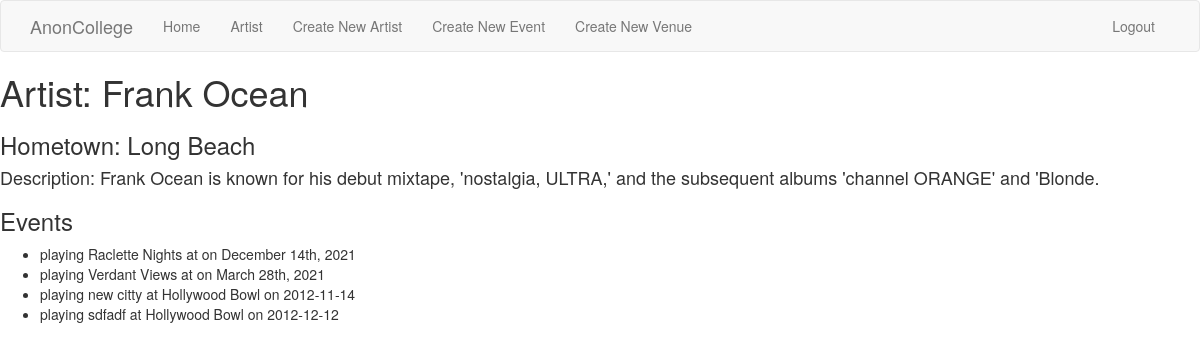
The page /artist/Frank Ocean (signed in) on the database its author committed.
### app/models.py (models this page shows, shortened)
class Artist(db.Model):
    id = db.Column(db.Integer, primary_key=True, autoincrement=True)
    name = db.Column(db.String)
    hometown = db.Column(db.String)
    description = db.Column(db.String)
    artistToEvents = db.relationship("ArtistToEvent", backref="artist", lazy="dynamic")

class ArtistToEvent(db.Model):
    id = db.Column(db.Integer, primary_key=True, autoincrement=True)
    artist_id = db.Column(db.Integer, db.ForeignKey('artist.id'))
    event_id = db.Column(db.Integer, db.ForeignKey('event.id'))

class Event(db.Model):
    id = db.Column(db.Integer, primary_key=True, autoincrement=True)
    name = db.Column(db.String)
    date = db.Column(db.String)
    location = db.Column(db.String)
    tickets = db.Column(db.Integer)
    venue_id = db.Column(db.Integer, db.ForeignKey('venue.id'))
    artistToEvents = db.relationship("ArtistToEvent", backref="event", lazy="dynamic")

class Venue(db.Model):
    id = db.Column(db.Integer, primary_key=True, autoincrement=True)
    name = db.Column(db.String)
    date = db.Column(db.String)
    location = db.Column(db.String)
    tickets = db.Column(db.Integer)
    events = db.relationship("Event", backref="venue", lazy="dynamic")

### app/routes.py (the view)
@app.route('/artist/<name>')
def artist(name):
    my_artist = Artist.query.filter_by(name=name).first()
    return render_template('artist.html', artist=my_artist)

### app/models.py (called while the page is built)
@login.user_loader
def load_user(id):
    return User.query.get(int(id))

### app/templates/artist.html
{% extends "base.html" %}
    {% block app_content %}
        <h1>Artist: {{ artist.name }}</h1>
        <h3>Hometown: {{ artist.hometown }}</h3>
        <h4>Description: {{ artist.description }}</h4>
        <h3>Events</h3>
        <ul>
            {% for a2e in artist.artistToEvents %}
                <li>playing {{ a2e.event.name }} at {{ a2e.event.venue.name }} on {{ a2e.event.date }}</li>
            {% endfor %}
        </ul>
{% endblock %}

### rows shown on the page
Artist: name "Frank Ocean", hometown "Long Beach", description "Frank Ocean is known for his debut mixtape, 'nostalgia, ULTRA,' and the subsequent albums 'channel ORANGE' and 'Blonde."
ArtistToEvent: event.name "Raclette Nights", event "December 14th, 2021"
ArtistToEvent: event.name "Verdant Views", event "March 28th, 2021"
ArtistToEvent: event.name "new citty", event.venue.name "Hollywood Bowl", event "2012-11-14"
ArtistToEvent: event.name "sdfadf", event.venue.name "Hollywood Bowl", event "2012-12-12"
